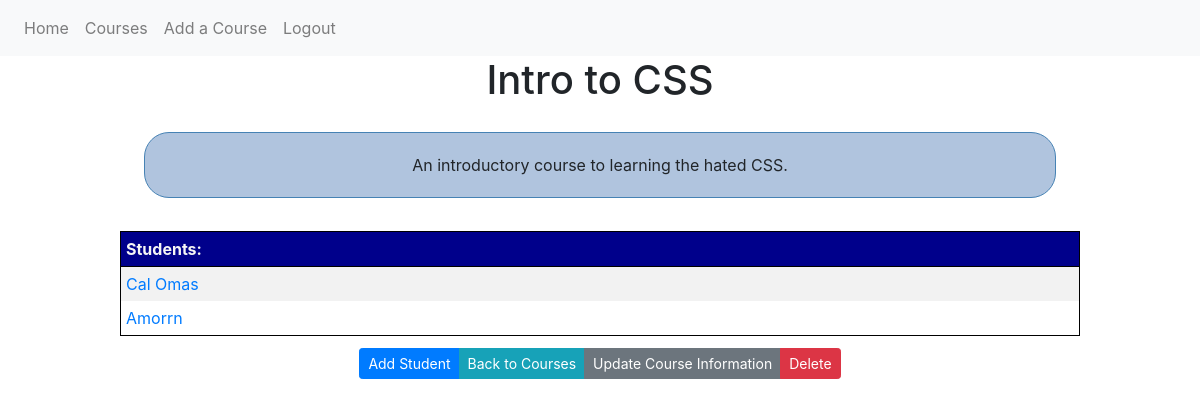
The page /course/2 (signed in) on the database its author committed.
### guide_and_teach/models.py (models this page shows, shortened)
class Course(db.Model):
    id = db.Column(db.Integer, primary_key=True)
    course_title = db.Column(db.String(100), nullable=False)
    course_desc = db.Column(db.Text, nullable=False)
    user_id = db.Column(db.Integer, db.ForeignKey('user.id'), nullable=False)
    student = db.relationship('Student', backref='course', lazy=True)

class Student(db.Model):
    id = db.Column(db.Integer, primary_key=True)
    user_id = db.Column(db.Integer, db.ForeignKey('user.id'))
    course_id = db.Column(db.Integer, db.ForeignKey('course.id'))
    student_name = db.Column(db.String(50))
    teacher = db.relationship('User', backref="user")
    courses = db.relationship('Course', backref="course")
    grade = db.relationship('Grade', backref="student", lazy=True)

### guide_and_teach/routes.py (the view)
@app.route('/course/<int:course_id>', methods=['GET','POST'])
@login_required
def single_course(course_id):
    course = Course.query.get_or_404(course_id)
    if course.user != current_user:
        abort(403)
    students = Student.query.all()
    return render_template('single_course.html', title='Course', course=course, students=students)

### guide_and_teach/models.py (called while the page is built)
@login_manager.user_loader
def load_user(user_id):
    return User.query.get(int(user_id))

### guide_and_teach/templates/single_course.html (shortened to what this page needs)
{% extends "layout.html" %}
{% block content %}
        <article>
            <h1>{{ course.course_title }}</h1>
            <div class="about"><div class="course_desc"><p>{{ course.course_desc }}</p></div></div>
            <table class="table-striped">
                <thead>
                    <tr>
                        <td><strong>Students:</strong></td>
                    </tr>
                </thead>
                <tbody>
                    {% for student in students %}
                    {% if student.course == course %}
                    <tr>
                        <td><a href="{{ url_for('single_student', student_id=student.id, course_id=course.id) }}">{{ student.student_name }}</a></td>
                    </tr>
                    {% endif %}
                    {% endfor %}
                </tbody>
            </table>
            {% if course.user == current_user %}
            <div class="ralph">
            <div class="btn-group btn-group ml-4 mr-4" role="group">
                <a class="btn btn-primary btn-sm mt-1 mb-1" href="{{ url_for('add_student', course_id=course.id) }}">Add Student</a>
                <a class="btn btn-info btn-sm mt-1 mb-1" href="{{ url_for('course_home') }}">Back to Courses</a>
                <a class="btn btn-secondary btn-sm mt-1 mb-1" href="{{ url_for('update_course', course_id=course.id)}}">Update Course Information</a>
                <button type="button" class="btn btn-danger btn-sm mt-1 mb-1" data-toggle="modal" data-target="#deleteModal">Delete</button>
            </div>
            </div>
            {% endif %}
        </article>
{% endblock content %}

### guide_and_teach/static/style.css (style rules this page uses)
p { padding: 10px; margin: 5px; }
article { display: flex; flex-direction: column; }
table { border: 1px solid black; border-radius: 10px; margin-top: .5em; margin-bottom: .5em; margin-left: 10%; margin-right: 10%; }
thead { border: 1px solid black; color: whitesmoke; background-color: darkblue; margin: 5px; padding: 1em; }
td { margin: 2px; padding: 5px; }
h1, h2, h4 { text-align: center; }
.ralph { display: flex; justify-content: center; align-content: center; margin-left: 10%; margin-right: 10%; }
.course_desc { text-align: center; }
.about { margin-left: 12%; margin-right: 12%; margin-top: 20px; margin-bottom: 25px; padding: 5px; border: steelblue solid 1px; border-radius: 25px; background-color: lightsteelblue; }

### rows shown on the page
Course: course_title "Intro to CSS", course_desc "An introductory course to learning the hated CSS."
Student: student_name "Cal Omas"
Student: student_name "Amorrn"
